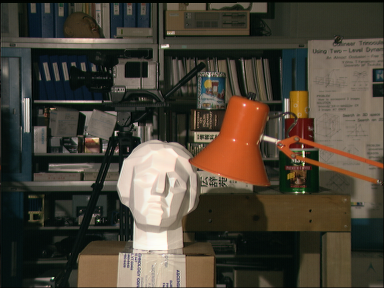
#> input picture data/test/tsukuba_L.png, 384 x 288 px
$ python pixel_disparity_opencv.py
#> lines starting #> are read from the running program, lines starting #| are printed output that depends on the picture
from __future__ import division, print_function
import argparse
import cv2
import numpy as np
import matplotlib.pyplot as plt

parser = argparse.ArgumentParser()
parser.add_argument('--num_disparities', default=16, type=int)
parser.add_argument('--block_size', default=5, type=int)
ARGS = parser.parse_args()


def main():
    # load left and right images
    image_left = cv2.imread('../data/test/tsukuba_L.png', 0)
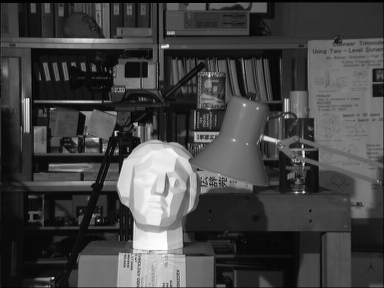
#> image_left: shape (288, 384); min 0, max 253, mean 67.8
    image_right = cv2.imread('../data/test/tsukuba_R.png', 0)
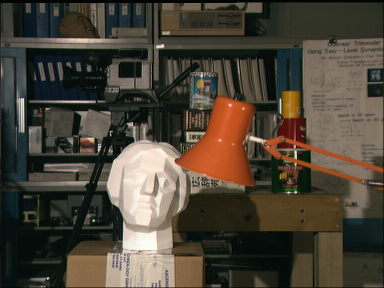
#> input picture data/test/tsukuba_R.png, 384 x 288 px
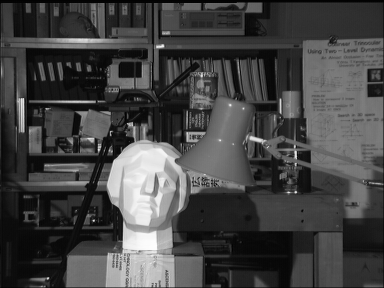
#> image_right: shape (288, 384); min 0, max 253, mean 68.2

    # compute binocular disparity in pixel space
    matcher = cv2.StereoBM_create(
        numDisparities=ARGS.num_disparities, blockSize=ARGS.block_size
    )
    disparity = matcher.compute(image_left, image_right)
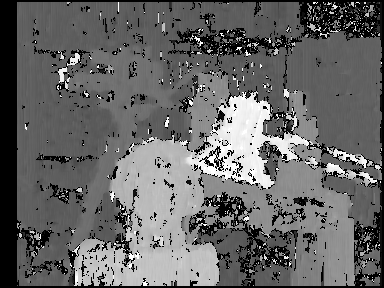
#> disparity: shape (288, 384) int16; min -16, max 240, mean 87.5; drawn with min black and max white
    # convert fixed-point representation to float
    disparity = disparity.astype(np.float32) / 16.

    # visualize
    fig, axes = plt.subplots(1,2,figsize=(14,5))
    axes[0].imshow(image_right, cmap='gray')
    axes[0].axis('off')
    axes[0].set_title('original image')
    axes[1].imshow(disparity)
    axes[1].axis('off')
    axes[1].set_title('disparity map')
    plt.show()

if __name__ == '__main__':
    main()
